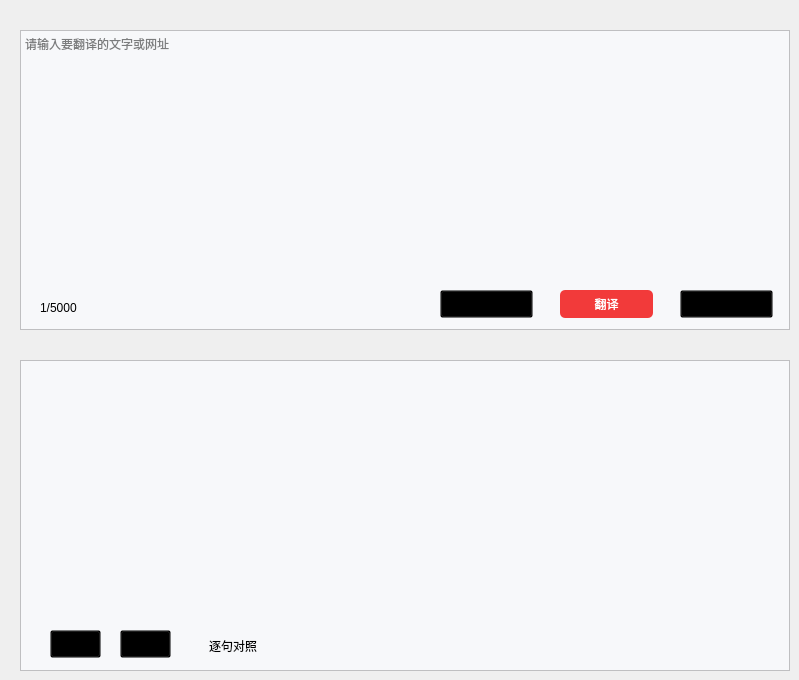
    <widget class="QWidget" name="page_tran">
     <property name="styleSheet">
      <string notr="true"/>
     </property>
     <widget class="QPushButton" name="tran_button_pron">
      <property name="geometry">
       <rect>
        <x>120</x>
        <y>630</y>
        <width>51</width>
        <height>28</height>
       </rect>
      </property>
      <property name="toolTip">
       <string>发音</string>
      </property>
      <property name="styleSheet">
       <string notr="true">image: url(:/images/audio.png);
background-color: transparent;</string>
      </property>
      <property name="text">
       <string/>
      </property>
     </widget>
     <widget class="QTextEdit" name="tran_edit_from">
      <property name="geometry">
       <rect>
        <x>20</x>
        <y>30</y>
        <width>770</width>
        <height>300</height>
       </rect>
      </property>
      <property name="styleSheet">
       <string notr="true">background-color:rgb(247,248,250);</string>
      </property>
      <property name="placeholderText">
       <string>请输入要翻译的文字或网址</string>
      </property>
     </widget>
     <widget class="QCheckBox" name="tran_checkbox">
      <property name="geometry">
       <rect>
        <x>190</x>
        <y>630</y>
        <width>91</width>
        <height>31</height>
       </rect>
      </property>
      <property name="styleSheet">
       <string notr="true">background-color: transparent;</string>
      </property>
      <property name="text">
       <string>逐句对照</string>
      </property>
     </widget>
     <widget class="QPushButton" name="tran_button_person">
      <property name="geometry">
       <rect>
        <x>680</x>
        <y>290</y>
        <width>93</width>
        <height>28</height>
       </rect>
      </property>
      <property name="styleSheet">
       <string notr="true">background-color: transparent;</string>
      </property>
      <property name="text">
       <string>人工翻译</string>
      </property>
     </widget>
     <widget class="QPushButton" name="tran_button_clear">
      <property name="geometry">
       <rect>
        <x>440</x>
        <y>290</y>
        <width>93</width>
        <height>28</height>
       </rect>
      </property>
      <property name="styleSheet">
       <string notr="true">background-color: transparent;
image: url(:/images/clear.png);
</string>
      </property>
      <property name="text">
       <string/>
      </property>
     </widget>
     <widget class="QLabel" name="tran_label_word">
      <property name="geometry">
       <rect>
        <x>40</x>
        <y>300</y>
        <width>72</width>
        <height>15</height>
       </rect>
      </property>
      <property name="styleSheet">
       <string notr="true">background-color: transparent;</string>
      </property>
      <property name="text">
       <string>1/5000</string>
      </property>
     </widget>
     <widget class="QPushButton" name="tran_button_copy">
      <property name="geometry">
       <rect>
        <x>50</x>
        <y>630</y>
        <width>51</width>
        <height>28</height>
       </rect>
      </property>
      <property name="toolTip">
       <string>复制</string>
      </property>
      <property name="styleSheet">
       <string notr="true">image: url(:/images/paste.png);
background-color: transparent;</string>
      </property>
      <property name="text">
       <string/>
      </property>
     </widget>
     <widget class="QTextEdit" name="tran_edit_to">
      <property name="geometry">
       <rect>
        <x>20</x>
        <y>360</y>
        <width>770</width>
        <height>311</height>
       </rect>
      </property>
      <property name="styleSheet">
       <string notr="true">background-color:rgb(247,248,250);</string>
      </property>
      <property name="placeholderText">
       <string/>
      </property>
     </widget>
     <widget class="QPushButton" name="tran_button_tran">
      <property name="geometry">
       <rect>
        <x>560</x>
        <y>290</y>
        <width>93</width>
        <height>28</height>
       </rect>
      </property>
      <property name="styleSheet">
       <string notr="true">QPushButton#tran_button_tran{
        background-color: rgb(242, 58, 58);
        color:#fff;
		
        border-radius:5px;
}

QPushButton#tran_button_tran::hover{
        background-color: rgb(247, 84, 84);
        color:#fff;
        border-radius:5px;
        }





</string>
      </property>
      <property name="text">
       <string>翻译</string>
      </property>
      <property name="checkable">
       <bool>true</bool>
      </property>
     </widget>
     <zorder>tran_edit_from</zorder>
     <zorder>tran_button_person</zorder>
     <zorder>tran_label_word</zorder>
     <zorder>tran_edit_to</zorder>
     <zorder>tran_button_clear</zorder>
     <zorder>tran_button_copy</zorder>
     <zorder>tran_button_pron</zorder>
     <zorder>tran_checkbox</zorder>
     <zorder>tran_button_tran</zorder>
    </widget>
